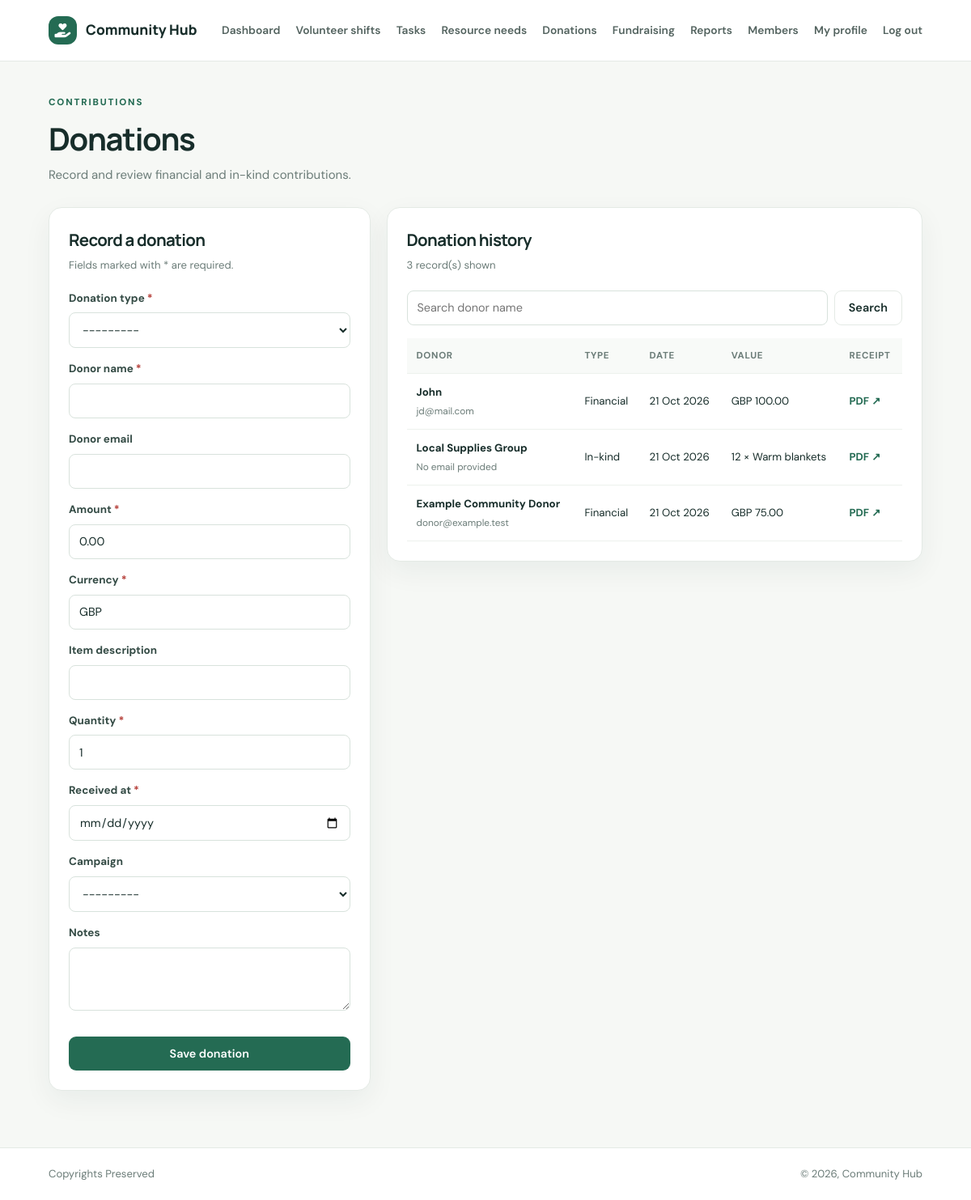
The app's page /donations/ (signed in) with its own data.
### core/models.py (models this page shows, shortened)
class Donation(models.Model):
    class Type(models.TextChoices):
        FINANCIAL = "financial", "Financial"
        IN_KIND = "in_kind", "In-kind"
    organisation = models.ForeignKey(Organisation, on_delete=models.CASCADE, related_name="donations")
    recorded_by = models.ForeignKey(Membership, on_delete=models.PROTECT, related_name="recorded_donations")
    campaign = models.ForeignKey(FundraisingCampaign, on_delete=models.SET_NULL, null=True, blank=True, related_name="donations")
    donation_type = models.CharField(max_length=20, choices=Type.choices)
    donor_name = models.CharField(max_length=180)
    donor_email = models.EmailField(blank=True)
    amount = models.DecimalField(max_digits=12, decimal_places=2, default=Decimal("0.00"), validators=[MinValueValidator(Decimal("0.00"))])
    currency = models.CharField(max_length=3, default="GBP")
    item_description = models.CharField(max_length=250, blank=True)
    quantity = models.PositiveIntegerField(default=1)
    received_at = models.DateField()
    notes = models.TextField(blank=True)
    created_at = models.DateTimeField(auto_now_add=True)

### core/views.py (the view)
    def wrapped(request, *args, **kwargs):
        membership = current_membership(request.user)
        if not membership or membership.role != Membership.Role.ADMIN:
            return HttpResponseForbidden("You do not have permission to access this page.")
        request.membership = membership
        request.organisation = membership.organisation
        return view_func(request, *args, **kwargs)

### core/forms.py
class DonationForm(StyledModelForm):
    class Meta:
        model = Donation
        fields = ["donation_type", "donor_name", "donor_email", "amount", "currency", "item_description", "quantity", "received_at", "campaign", "notes"]
        widgets = {"received_at": forms.DateInput(attrs={"type": "date"}), "notes": forms.Textarea(attrs={"rows": 3})}
    def __init__(self, *args, **kwargs):
        organisation = kwargs.pop("organisation", None)
        super().__init__(*args, **kwargs)
        if organisation:
            self.fields["campaign"].queryset = FundraisingCampaign.objects.filter(organisation=organisation)
        self.fields["campaign"].required = False

### core/models.py (called while the page is built)
    def __str__(self):
        return self.title

### core/views.py (called while the page is built, shortened)
def current_membership(user):
    return Membership.objects.filter(user=user, is_active=True).select_related("organisation").first()

def admin_required(view_func):
    def wrapped(request, *args, **kwargs):
        membership = current_membership(request.user)
        if not membership or membership.role != Membership.Role.ADMIN:
            return HttpResponseForbidden("You do not have permission to access this page.")
        request.membership = membership
        request.organisation = membership.organisation
        return view_func(request, *args, **kwargs)
    return login_required(wrapped)

@admin_required
def donations(request):
    qs = Donation.objects.filter(organisation=request.organisation).select_related("recorded_by__user", "campaign").order_by("-received_at", "-id")
    query = request.GET.get("q", "").strip()
    if query:
        qs = qs.filter(donor_name__icontains=query)
    form = DonationForm(request.POST or None, organisation=request.organisation)
    return render(request, "core/donations.html", {"donations": qs, "form": form, "query": query})

### core/templates/core/donations.html (shortened to what this page needs)
{% extends 'core/base.html' %}
{% block content %}
<div class="content-heading"><div><span class="eyebrow">CONTRIBUTIONS</span><h1>Donations</h1><p class="muted">Record and review financial and in-kind contributions.</p></div></div>
<div class="two-column-layout"><section class="panel"><div class="panel-heading"><div><h2>Record a donation</h2><p>Fields marked with * are required.</p></div></div><form method="post">{% csrf_token %}{% if form.non_field_errors %}<div class="form-errors">{{ form.non_field_errors }}</div>{% endif %}{% for field in form %}<div class="field"><label for="{{ field.id_for_label }}">{{ field.label }}{% if field.field.required %}<span class="required">*</span>{% endif %}</label>{{ field }}{% if field.errors %}<div class="field-error">{{ field.errors }}</div>{% endif %}</div>{% endfor %}<button class="button primary full" type="submit">Save donation</button></form></section><section class="panel"><div class="panel-heading"><div><h2>Donation history</h2><p>{{ donations|length }} record(s) shown</p></div></div><form method="get" class="search-form"><label class="sr-only" for="donor-search">Search donor</label><input id="donor-search" type="search" name="q" value="{{ query }}" placeholder="Search donor name"><button class="button secondary" type="submit">Search</button></form><div class="table-wrap"><table><thead><tr><th>Donor</th><th>Type</th><th>Date</th><th>Value</th><th>Receipt</th></tr></thead><tbody>{% for donation in donations %}<tr><td><strong>{{ donation.donor_name }}</strong><small class="table-sub">{{ donation.donor_email|default:'No email provided' }}</small></td><td>{{ donation.get_donation_type_display }}</td><td>{{ donation.received_at|date:'d M Y' }}</td><td>{% if donation.donation_type == 'financial' %}{{ donation.currency }} {{ donation.amount|floatformat:2 }}{% else %}{{ donation.quantity }} × {{ donation.item_description|default:'Items' }}{% endif %}</td><td><a class="text-link" href="{% url 'receipt_pdf' donation.id %}">PDF ↗</a></td></tr>{% empty %}<tr><td colspan="5" class="table-empty">No donations found.</td></tr>{% endfor %}</tbody></table></div></section></div>
{% endblock %}

### core/static/core/style.css (style rules this page uses)
:root { --ink: #172d2a; --muted: #6b7c78; --paper: #f6f8f5; --white: #fff; --line: #e4eae5; --green: #246b53; --green-dark: #194e3d; --mint: #e5f3eb; --orange: #f3a35b; --orange-light: #fff0df; --blue: #dfeef5; --purple: #eee7fa; --red: #a83d37; --shadow: 0 12px 34px rgba(25, 54, 44, .06) }
* { box-sizing: border-box }
body { margin: 0; background: var(--paper); color: var(--ink); font-family: 'DM Sans', Arial, sans-serif; font-size: 15px; line-height: 1.55 }
h1, h2, h3, p { margin-top: 0 }
h1, h2, h3 { font-family: Manrope, 'DM Sans', sans-serif; letter-spacing: -.035em }
h1 { font-size: clamp(2rem, 4vw, 3rem); line-height: 1.13; margin-bottom: 12px }
h2 { font-size: 1.28rem; margin-bottom: 5px }
p { color: var(--muted) }
a { color: var(--green); text-decoration: none }
.eyebrow { display: block; color: var(--green); font-size: .72rem; letter-spacing: .16em; font-weight: 800; margin-bottom: 14px }
.button { display: inline-flex; align-items: center; justify-content: center; gap: 8px; border: 1px solid transparent; border-radius: 9px; padding: 11px 17px; font: 600 .9rem 'DM Sans', sans-serif; cursor: pointer; transition: transform .15s, background .15s }
.button.primary { background: var(--green); color: #fff }
.button.secondary { background: #fff; color: var(--ink); border-color: var(--line) }
.button.full { width: 100%; margin-top: 9px }
.form-card, .panel { background: #fff; border: 1px solid var(--line); border-radius: 16px; padding: 24px; box-shadow: var(--shadow) }
.muted { color: var(--muted) }
.field { margin: 0 0 16px }
.field label { display: block; font-size: .84rem; font-weight: 700; margin-bottom: 7px; color: #344b45 }
.form-control, .field input, .field select, .field textarea, .inline-form select, .search-form input { width: 100%; padding: 11px 12px; border: 1px solid #d8e2dc; border-radius: 8px; background: #fff; color: var(--ink); font: 400 .9rem 'DM Sans', sans-serif; min-height: 43px }
.field textarea { resize: vertical }
.required { color: #b43c36; margin-left: 3px }
.content-heading { display: flex; align-items: center; justify-content: space-between; gap: 20px; margin-bottom: 28px }
.content-heading h1 { font-size: clamp(2rem, 3.2vw, 2.7rem) }
.content-heading p { margin-bottom: 0 }
.panel { min-width: 0 }
.panel-heading { display: flex; justify-content: space-between; align-items: center; gap: 15px; margin-bottom: 20px }
.panel-heading p { font-size: .82rem; margin-bottom: 0 }
.text-link { font-size: .82rem; font-weight: 700; white-space: nowrap }
.two-column-layout { display: grid; grid-template-columns: minmax(270px, .75fr) minmax(0, 1.25fr); gap: 20px; align-items: start }
.two-column-layout>.panel { min-width: 0 }
.search-form { display: flex; gap: 8px; margin-bottom: 16px }
.search-form input { flex: 1; min-width: 0 }
.table-wrap { width: 100%; overflow-x: auto }
table { border-collapse: collapse; width: 100%; font-size: .83rem; text-align: left }
th { color: var(--muted); font-size: .72rem; text-transform: uppercase; letter-spacing: .06em; font-weight: 700; background: #f8faf8 }
td, th { padding: 13px 12px; border-bottom: 1px solid #edf1ed; vertical-align: middle }
td strong, td small { display: block }
.table-sub { font-size: .74rem; color: var(--muted); margin-top: 3px }

### records on screen
Donation: donor_name "John", donor_email "jd@mail.com", donation_type "Financial", received_at "21 Oct 2026", currency "GBP", amount "100.00"
Donation: donor_name "Local Supplies Group", donor_email "No email provided", donation_type "In-kind", received_at "21 Oct 2026", quantity "12", item_description "Warm blankets"
Donation: donor_name "Example Community Donor", donor_email "donor@example.test", donation_type "Financial", received_at "21 Oct 2026", currency "GBP", amount "75.00"

### other values on screen
{{ field.label }} "Donation type" "Donor name" "Donor email" "Amount" "Currency" "Item description" "Quantity" "Received at" "Campaign" "Notes"
{{ donations|length }} "3"
